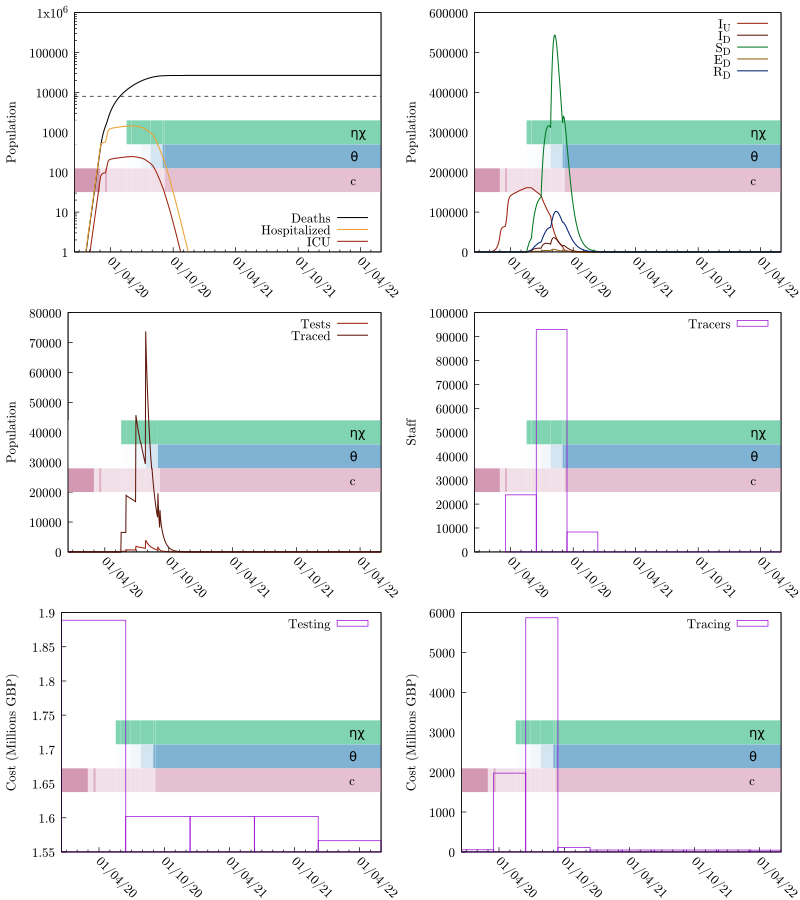

Reproduce this figure in gnuplot.
set terminal pdfcairo color enhanced dashed font "cmr10,14" size 8,9
seed="ptti-scenario-2a-Trig"
set output sprintf("%s.pdf", seed)
set multiplot layout 3,2
odefile=sprintf("%s-out-0.tsv", seed)
ttfile=sprintf("%s-out-0-testtrace.tsv", seed)
trfile=sprintf("%s-out-0-trcosts.tsv", seed)
tefile=sprintf("%s-out-0-tecosts.tsv", seed)
etimesfile=sprintf("%s-events.gp", seed)

set tics nomirror
set ylabel 'Population'

set yrange [0:]

set style fill transparent solid 0.25 noborder

# Colors
color_SU = '#00aa55'
color_SD = '#007722'

color_EU = '#eba134'
color_ED = '#945e0f'

color_IU = '#9c210e'
color_ID = '#5e160b'

color_RU = '#0055aa'
color_RD = '#002277'

# These are from the economic model inputs
Hospitalized_Pct_Deaths=0.44
ICU_Fatality=0.59
ICU_Pct=0.17
IFR=0.008
Non_ICU_Fatality=0.36

HF = IFR*Hospitalized_Pct_Deaths/(ICU_Pct*ICU_Fatality+(1-ICU_Pct)*Non_ICU_Fatality)
ICUF = HF*ICU_Pct

set key bottom right
set xdata time
set timefmt "%Y-%m-%d %H:%M:%S"
set format x "%d/%m/%y"

load etimesfile

set xtics rotate by -45 3600*24*30*6

set yrange [1:1e6]
set log y

set arrow from graph 0, first 8000 to graph 1, first 8000 nohead lc 0 dt '--'
plot odefile u 1:(($9+$10)*IFR) w l lw 1.5 lc 0 ti "Deaths", "" u 1:(($7+$8)*HF) w l lw 1.5 lc rgb color_EU ti "Hospitalized", "" u 1:(($7+$8)*ICUF) w l lw 1.5 lc rgb color_IU ti "ICU"

unset log y
unset arrow

set autoscale y
set yrange [0:]
set key top right

# set y2tics 0.5
# set y2range [0:4]

plot odefile u 1:7 w l lw 1.5 lc rgb color_IU ti "I_U", odefile u 1:8 w l lw 1.5 lc rgb color_ID ti "I_D", \
     odefile u 1:4 w l lw 1.5 lc rgb color_SD ti "S_D", odefile u 1:6 w l lw 1.5 lc rgb color_ED ti "E_D", \
     odefile u 1:10 w l lw 1.5 lc rgb color_RD ti "R_D"#, odefile u 1:13 w l axis x1y2 lc 0 ti "R"


plot ttfile u 1:3 w l lw 1.5 lc rgb color_IU ti "Tests", ttfile u 1:4 w l lw 1.5 lc rgb color_ID ti "Traced"

unset log y
unset yrange
set autoscale y
set style fill empty

set ylabel "Staff"
plot trfile u 1:5 w boxes ti "Tracers"

set ylabel "Cost (Millions GBP)"
plot tefile u 1:($5/1000000) w boxes ti "Testing"
plot trfile u 1:($6/1000000) w boxes ti "Tracing"

unset multiplot
set output
